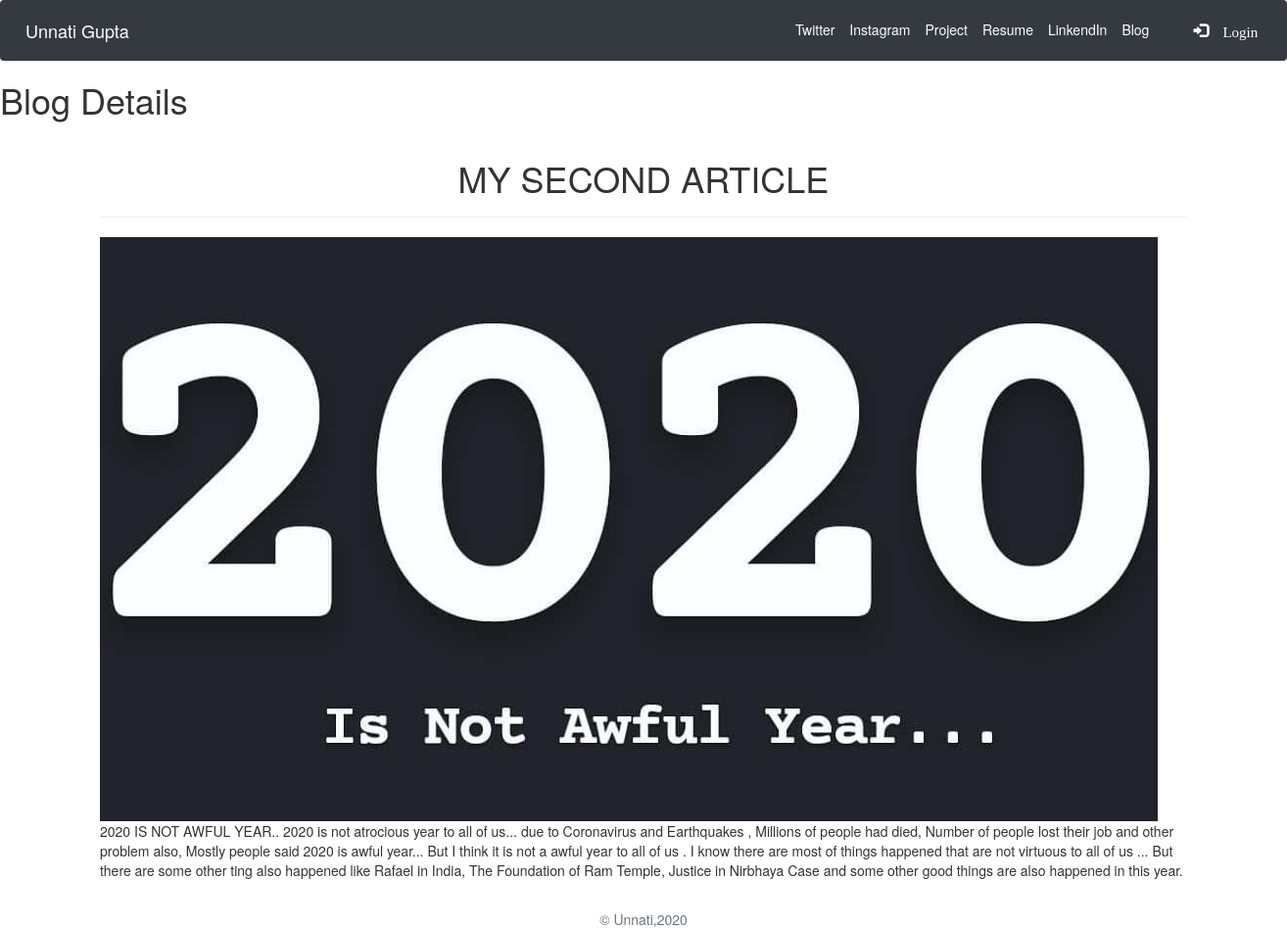
The page /blogdetail/33 on the database its author committed.
### blog/models.py (models this page shows, shortened)
class Blog(models.Model):
    title = models.CharField(max_length=255)
    post_time = models.DateTimeField(auto_now_add=True)
    image = models.ImageField(upload_to='images/')
    body = models.TextField()

### blog/views.py (the view)
# urls.py: path('blogdetail/<int:pk>', views.BlogDetailView.as_view(), name='blog_detail_view'),
class BlogDetailView(DetailView):
    model = Blog
    context_object_name = 'blog_details' # context_object_name = 'objects_list':
    template_name = 'blog/detail.html'

### templates/blog/detail.html (shortened to what this page needs)
{% extends 'jobs/home.html' %}
{% load static %}
{% block body_block %}
<main role="main">
  <h1>Blog Details</h1>
{% if blog_details %}
  <div class="container">
      <h1 class="text-center pt-3" >
          {{blog_details.title|upper}}
      </h1>
      <hr>
      <img class="img-fluid" src="{{blog_details.image.url}}">
      <br>
      <p>{{blog_details.body}}</p>
      <br>
  {% else %}
  No blogdetail Found
  {% endif %}
  </div>
</main>
{% endblock %}

### rows shown on the page
Blog: title "MY SECOND ARTICLE", image (picture), body "2020 IS NOT AWFUL YEAR.. 2020 is not atrocious year to all of us... due to Coronavirus and Earthquakes , Millions of people had died, Number of people lost their job and other problem also, Mostly people said 2020 is awful year... But I think it is not a awful year to all of us . I know there are most of things happened that are not virtuous to all of us ... But there are some other ting also happened like Rafael in India, The Foundation of Ram Temple, Justice in Nirbhaya Case and some other good things are also happened in this year."
